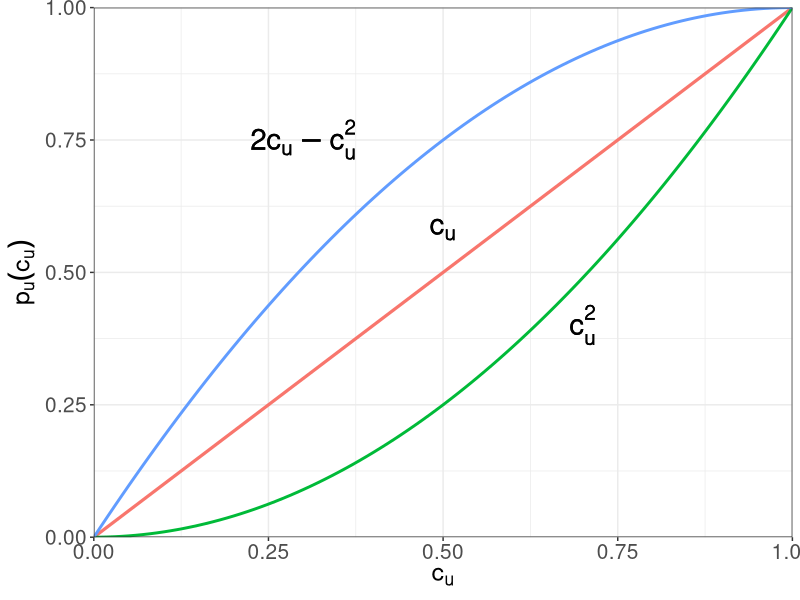

This figure's R source:
library(ggplot2)
library(reshape2)
library(grid)

func1 <- function(x) {x}
func2 <- function(x) {x^2}
func3 <- function(x) {2*x-x^2}

lb1 <- data.frame(x = 1, y = 1, label = as.character(expression(cu)))

ggplot(data.frame(x=c(0,1)), aes(x)) +
  theme_bw() +
  stat_function(fun=func1, geom="line", aes(colour="f1"), size=1.1) +
  geom_text(aes(0.5, 0.58, label="c[u]"), parse=TRUE, size=7.5) +
  stat_function(fun=func2, geom="line", aes(colour="f2"), size=1) +
  geom_text(aes(0.3, 0.75, label="2*c[u]-c[u]^2"), parse=TRUE, size=7.5) +
  stat_function(fun=func3, geom="line", aes(colour="f3"), size=1) +
  geom_text(aes(0.7, 0.4, label="c[u]^2"), parse=TRUE, size=7.5) +
  xlab(expression(c[u])) +
  ylab(expression(p[u](c[u]))) +
  theme(
    legend.position="none",
    legend.text=element_text(size=14),
    axis.text=element_text(size=15),
    axis.title=element_text(size=18),
    plot.title=element_text(size=18)
  ) +
  expand_limits(x = 0, y = 0) +
  scale_x_continuous(expand = c(0, 0)) + 
  scale_y_continuous(expand = c(0, 0))
  # scale_colour_manual("Function", value=c("blue","red"), breaks=c("square","exp"))